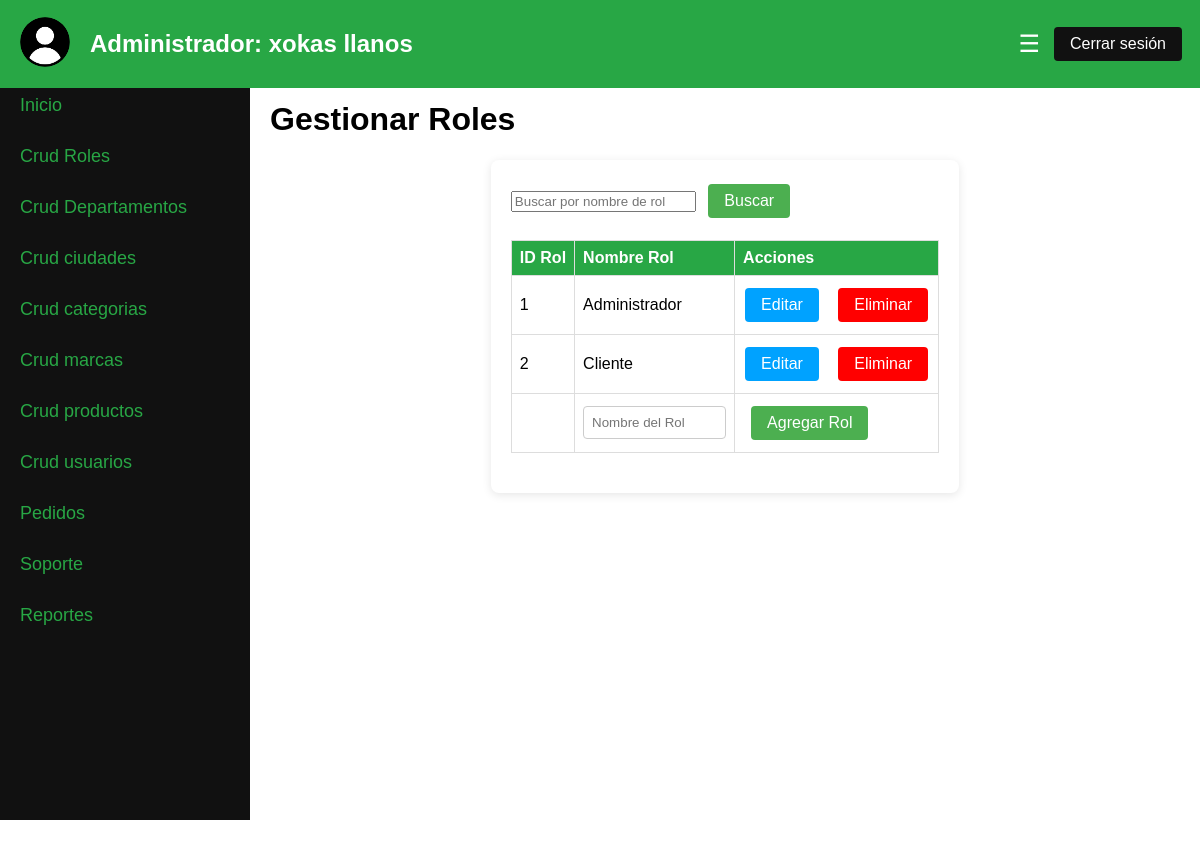
The app's page /Proyecto_SFT_MNS/cruds/roles.php (signed in) with its own data.
### tables this page shows
CREATE TABLE `roles` (
  `id_rol` int(11) NOT NULL,
  `nombre_rol` varchar(50) NOT NULL
);

### Proyecto_SFT_MNS/cruds/roles.php (the view, shortened to what this page needs)
<?php
require '../config/database.php';
$registrosPorPagina = 6;
$pagina = isset($_GET["pagina"]) ? $_GET["pagina"] : 1;
$inicio = ($pagina - 1) * $registrosPorPagina;
$filtroRol = isset($_GET['filtro_rol']) ? $_GET['filtro_rol'] : '';
$sqlRoles = "SELECT * FROM roles WHERE nombre_rol LIKE :filtro_rol OR id_rol LIKE :filtro_rol LIMIT $inicio, $registrosPorPagina";
$stmtRoles = $base->prepare($sqlRoles);
$stmtRoles->execute([':filtro_rol' => '%' . $filtroRol . '%']);
$resultadoRoles = $stmtRoles->fetchAll(PDO::FETCH_OBJ);
$RolEditar = null;
        ?>
<!DOCTYPE html>
<html lang="es">
<head>
    <link rel="stylesheet" href="../css/admin_dashboard.css">
</head>
<body>
    <header>
        <div class="admin-header">
            <div class="admin-logo">
                <img src="../imagenes/usuario.png" alt="User Logo" width="50" height="50">
            </div>
            <div class="admin-name">
                <h2>Administrador: <?php echo htmlspecialchars($_SESSION['admin_nombre']) . ' ' . htmlspecialchars($_SESSION['admin_apellido']); ?></h2>
            </div>
            <button class="menu-button" onclick="toggleSidebar()">☰</button>
            <form id="logout-form" method="POST" action="../views/cerrar_sesion.php">
                <button type="button" id="logout-button" class="buttonC">Cerrar sesión</button>
            </form>
        </div>
    </header>
    <div class="admin-container">
        <div class="sidebar" id="sidebar">
            <a href="../views/admin_dashboard.php">Inicio</a>
            <a href="../cruds/roles.php" onclick="showSection('roles')">Crud Roles</a>
            <a href="../cruds/departamentos.php" onclick="showSection('departamentos')">Crud Departamentos</a>
            <a href="../cruds/ciudades.php" onclick="showSection('ciudades')">Crud ciudades</a>
            <a href="../cruds/categorias.php" onclick="showSection('categorias')">Crud categorias</a>
            <a href="../cruds/marcas.php" onclick="showSection('marcas')">Crud marcas</a>
            <a href="../cruds/productos/productos.php" onclick="showSection('productos')">Crud productos</a>
            <a href="../cruds/usuarios/usuarios.php" onclick="showSection('usuarios')">Crud usuarios</a>
            <a href="../cruds/pedidos/pedidos.php" onclick="showSection('usuarios')">Pedidos</a>
            <a href="../cruds/soporte/soporte.php" onclick="showSection('usuarios')">Soporte</a>
            <a href="../views/reportes.php" onclick="showSection('reportes')">Reportes</a>
        </div>
        <main id="main-content">
            <div id="roles" class="section active">
                <h1><span class="color">Gestionar Roles</span></h1>
                <div class="crud-container">
                <form method="get" action="">
                        <input type="text" name="filtro_rol" placeholder="Buscar por nombre de rol" value="<?php echo htmlspecialchars($filtroRol); ?>">
                        <button type="submit" class="button">Buscar</button>
                    </form><br>
                    <form action="<?php echo htmlspecialchars($_SERVER['PHP_SELF']); ?>" method="post" autocomplete="off">
                        <table align="center" border="" bordercolor="orange" class="crud-table">
                            <tr>
                                <th>ID Rol</th>
                                <th>Nombre Rol</th>
                                <th>Acciones</th>
                            </tr>
                        <tbody id="crud-table-body">
                            <?php foreach ($resultadoRoles as $rol) : ?>
                                <tr>
                                    <td><?php echo htmlspecialchars($rol->id_rol); ?></td>
                                    <td><?php echo htmlspecialchars($rol->nombre_rol); ?></td>
                                    <td>
                                        <a href="?editar=<?php echo htmlspecialchars($rol->id_rol); ?>" class="buttonA" style="margin-right: 10px;">Editar</a>
                                        <a href="?eliminar=<?php echo htmlspecialchars($rol->id_rol); ?>" class="buttonE" style="margin-left: 5px;">Eliminar</a>
                                    </td>
                                </tr>
                            <?php endforeach; ?>
                            <?php if ($RolEditar) : ?>
                            <tr>
                                <form method="post" action="">
                                    <td><input type="hidden" name="id_rol" value="<?php echo htmlspecialchars($RolEditar->id_rol); ?>"></td>
                                    <td><input type="text" name="nombre_rol" value="<?php echo htmlspecialchars($RolEditar->nombre_rol); ?>"></td>
                                    <td>
                                        <button type="submit" name="actualiza" class="button">Actualizar</button>
                                    </td>
                                </form>
                            </tr>
                            <?php else : ?>
                            <tr>
                                <form method="post" action="">
                                    <td></td>
                                    <td><input type="text" name="nombre_rol" placeholder="Nombre del Rol" class="inputAgregar"></td>
                                    <td>
                                        <button type="submit" name="inserta" class="button">Agregar Rol</button>
                                    </td>
                                </form>
                            </tr>
                            <?php endif; ?>
                        </tbody>
                        </table>
                    </form>
                </div>
            </div>
        </main>
    </div>
</body>
</html>

### Proyecto_SFT_MNS/css/admin_dashboard.css (style rules this page uses)
body { font-family: Arial, sans-serif; margin: 0; padding: 0; background-image: url('https://encrypted-tbn1.gstatic.com/images?q=tbn:ANd9GcTl8zCvfB75PyeroTWu3tACRRlS4amHP_ynZzlkOtGCr-wXX840'); display: flex; flex-direction: column; }
.admin-header { display: flex; align-items: center; justify-content: space-between; padding: 10px 20px; background-color: #28a745; color: white; position: fixed; top: 0; left: 0; width: 100%; z-index: 1000; }
.admin-logo img { border-radius: 50%; }
.admin-name { flex-grow: 1; margin-left: 20px; }
.menu-button { position: relative; left: -30px; background: none; border: none; color: white; font-size: 24px; cursor: pointer; }
.admin-container { display: flex; flex-direction: row; height: 100vh; margin-top: 60px; }
.sidebar { width: 250px; background-color: #111; overflow-x: hidden; transition: width 0.5s; position: fixed; top: 60px; left: 0; height: calc(100vh - 60px); padding-top: 20px; display: flex; flex-direction: column; }
.sidebar a { padding: 15px 20px; text-decoration: none; font-size: 18px; color: #28a745; display: block; transition: 0.3s; }
main { margin-left: 250px; padding: 20px; flex-grow: 1; transition: margin-left 0.5s; }
.crud-container { max-width: max-content; background: white; margin: auto; padding: 20px; border-radius: 8px; box-shadow: 0 2px 10px rgba(0, 0, 0, 0.1); }
.crud-table { width: 100%; border-collapse: collapse; margin-bottom: 20px; }
.crud-table th, .crud-table td { border: 1px solid #ddd; padding: 8px; text-align: left; }
.crud-table th { background-color: #28a745; color: white; }
.section { display: none; }
.section.active { display: block; }
.color { color: rgb(0, 0, 0); }
a.buttonA, input[type="submit"].buttonA { max-width: 500px; display: inline-block; padding: 8px 16px; margin: 4px 2px; border: none; border-radius: 4px; background-color: #00a2ff; color: white; text-align: center; text-decoration: none; font-size: 16px; cursor: pointer; }
.crud-container table input[type="text"] { width: 125px; padding: 8px; margin: 4px 0; border-radius: 4px; border: 1px solid #ccc; }
.button, input[type="submit"].button { display: inline-block; padding: 8px 16px; margin: 4px 8px; border: none; border-radius: 4px; background-color: #4CAF50; color: white; text-align: center; text-decoration: none; font-size: 16px; cursor: pointer; }
a.buttonE, input[type="submit"].buttonE { max-width: 500px; display: inline-block; padding: 8px 16px; margin: 4px 2px; border: none; border-radius: 4px; background-color: #ff0000; color: white; text-align: center; text-decoration: none; font-size: 16px; cursor: pointer; }
.inputAgregar { max-width: max-content;; }
.buttonC, input[type="submit"].buttonC { display: inline-block; position: relative; left: -30px; padding: 8px 16px; margin: 4px 8px; border: none; border-radius: 4px; background-color: #111; color: white; text-align: center; text-decoration: none; font-size: 16px; cursor: pointer; }

### records on screen
roles: id_rol "1", nombre_rol "Administrador"
roles: id_rol "2", nombre_rol "Cliente"

### other values on screen
$_SESSION['admin_nombre'] "xokas"
$_SESSION['admin_apellido'] "llanos"
